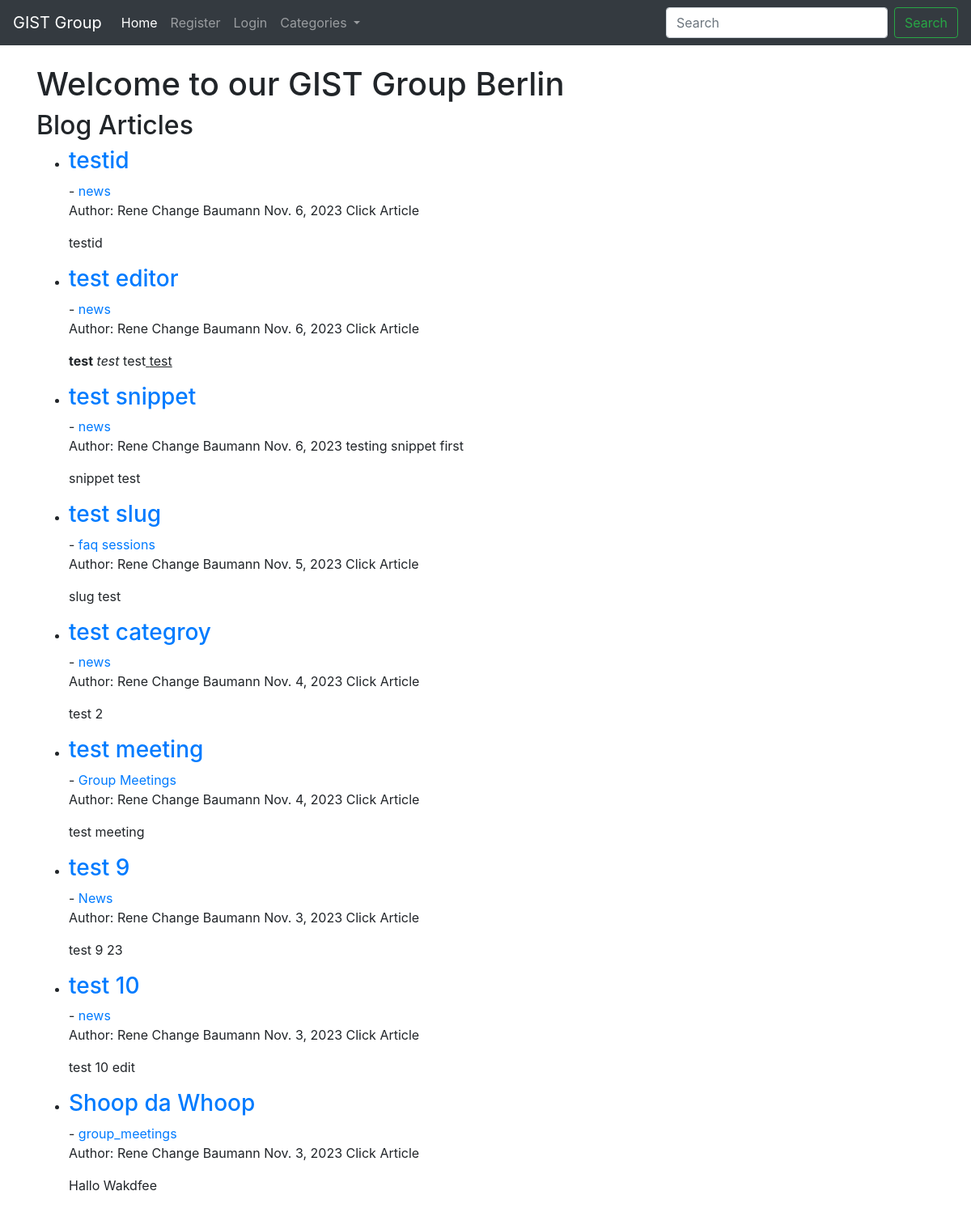
Screenshot of /blog/ with the database file from the repository.
### blog/models.py (models this page shows, shortened)
class BlogPost(models.Model):
    title = models.CharField(max_length=200) # Title of the blog post
    content = RichTextField(blank=True, null=True) # Content of the blog post with text editor
    author = models.ForeignKey(User, on_delete=models.CASCADE) # ForeignKey relationship with User model as the admin
    publication_date = models.DateField(auto_now_add=True) # Date the blog post was published
    category = models.CharField(max_length=200, default='news') # Category of the blog post
    snippet = models.CharField(max_length=200) # Snippet of the blog post

### blog/views.py (the view)
# urls.py: path('', BlogPostListView.as_view(), name='index'), # URL for listing all blog posts
class BlogPostListView(ListView):
    model = BlogPost
    template_name = 'index.html'
    context_object_name = 'posts' # Specify the variable name in the template context for the list of posts.
    ordering = ['-publication_date']
    def get_context_data(self, *args, **kwargs):
        category_menu = Category.objects.all()
        context = super(BlogPostListView, self).get_context_data(*args, **kwargs)
        context["category_menu"] = category_menu
        return context

### blog/models.py (called while the page is built)
    def __str__(self):
        return self.name

### blog/templates/index.html (shortened to what this page needs)
{% extends 'base.html' %}
{% block content %}
<!DOCTYPE html>
<html lang="en">
<head>
</head>
<body>
    <h1>Welcome to our GIST Group Berlin</h1>
    <h2>Blog Articles</h2>
    <ul>
        {% for post in posts %}
        <li>
            <h3><a href="{% url 'post_detail' pk=post.pk %}">{{ post.title }}</a></h3>
            -
            <a href="{% url 'category' post.category|slugify %}">{{ post.category }}</a>
            <p>
                Author: {{ post.author.first_name }} {{ post.author.last_name }}
                {{ post.publication_date }}
            {{ post.snippet }}
            <p>{{ post.content | safe }}</p>
        </li>
        {% empty %}
        <li>No blog posts available.</li>
        {% endfor %}
    </ul>
</body>
</html>
{% endblock %}

### rows the page displays
BlogPost: title "testid", category "news", author.first_name "Rene Change", author.last_name "Baumann", publication_date "Nov. 6, 2023", snippet "Click Article", content "testid"
BlogPost: title "test editor", category "news", author.first_name "Rene Change", author.last_name "Baumann", publication_date "Nov. 6, 2023", snippet "Click Article", content "test test test test"
BlogPost: title "test snippet", category "news", author.first_name "Rene Change", author.last_name "Baumann", publication_date "Nov. 6, 2023", snippet "testing snippet first", content "snippet test"
BlogPost: title "test slug", category "faq sessions", author.first_name "Rene Change", author.last_name "Baumann", publication_date "Nov. 5, 2023", snippet "Click Article", content "slug test"
BlogPost: title "test categroy", category "news", author.first_name "Rene Change", author.last_name "Baumann", publication_date "Nov. 4, 2023", snippet "Click Article", content "test 2"
BlogPost: title "test meeting", category "Group Meetings", author.first_name "Rene Change", author.last_name "Baumann", publication_date "Nov. 4, 2023", snippet "Click Article", content "test meeting"
BlogPost: title "test 9", category "News", author.first_name "Rene Change", author.last_name "Baumann", publication_date "Nov. 3, 2023", snippet "Click Article", content "test 9 23"
BlogPost: title "test 10", category "news", author.first_name "Rene Change", author.last_name "Baumann", publication_date "Nov. 3, 2023", snippet "Click Article", content "test 10 edit"
BlogPost: title "Shoop da Whoop", category "group_meetings", author.first_name "Rene Change", author.last_name "Baumann", publication_date "Nov. 3, 2023", snippet "Click Article", content "Hallo Wakdfee"
